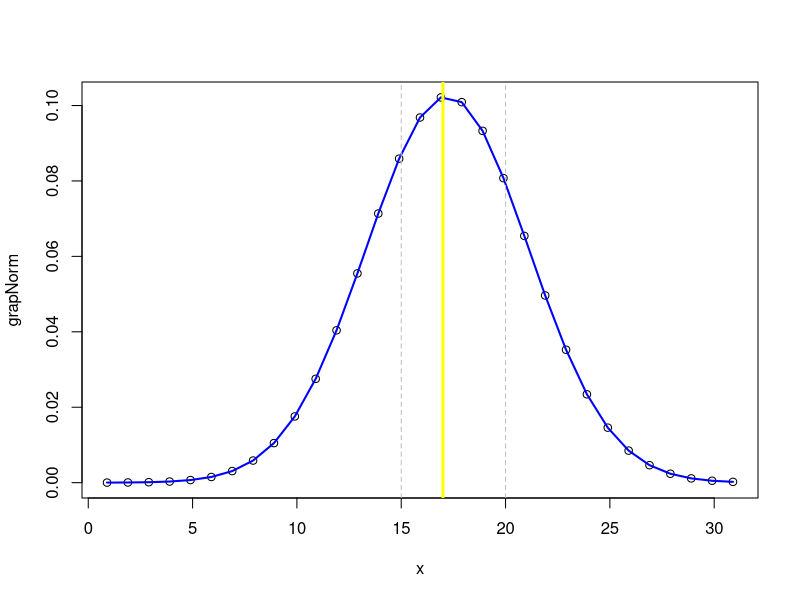

Reproduce this figure in R.
#!/usr/bin/env Rscript
tr = read.table("datos.txt", T)
media = mean(tr$datos)
maximiliano = max(tr$datos) +1.10
minimiliano = min(tr$datos) -1.10
cat("la media es:", media,"\n")
desviacion = sd(tr$datos)
cat("la desviacion es:", desviacion,"\n")
x = minimiliano:maximiliano
#x
min = 100
max = 100
T =  17

LSL = 15
USL = 20

z1 = (USL - media)/desviacion
cat("z1:", z1,"\n")
pz1 = pnorm(z1, 0,1)
cat("la probabilidad 1:", pz1,"\n")
z2 = (LSL - media)/desviacion
cat("z2:", z2,"\n")
pz2 = pnorm(z2, 0,1)
cat("la probabilidad 2:", pz2,"\n")
# % de productividad o rendimiento
rendimiento = pz1 - pz2

grapNorm = dnorm(x, media,desviacion)
plot(x,grapNorm) #pnorm distribuci�n normal acumulada
lines(x,grapNorm,type="l",col="blue",lwd=2)
abline(v =T, col="yellow", lwd=3, lty=1)
abline(v=c(USL,LSL), col=c("gray", "gray"), lty=c(2,2), lwd=c(1, 1))

cat("rendimiento:", rendimiento,"\n")
if (rendimiento>0.999997) {
   cat("Nivel sigma es: 6\n");
} else {
    if (rendimiento>0.9998) {
       cat("Nivel sigma es: 5\n");
    } else {
       if (rendimiento>0.993) {
          cat("Nivel sigma es: 4\n");
       } else {
          if (rendimiento>0.933) {
              cat("Nivel sigma es: 3\n");
          } else {
            if (rendimiento>0.6915) {
               cat("Nivel sigma es: 2\n");
            } else {
               if (rendimiento>0.3015) {
                  cat("Nivel sigma es: 1\n");
               } else {
                  if(rendimiento>0.0668) {
                      cat("Nivel sigma es: 0\n");
                  }else {
                      cat("no se que nivel sigma sigma es: -0\n");
                  }
               }
            }
          }
       }
    }
}